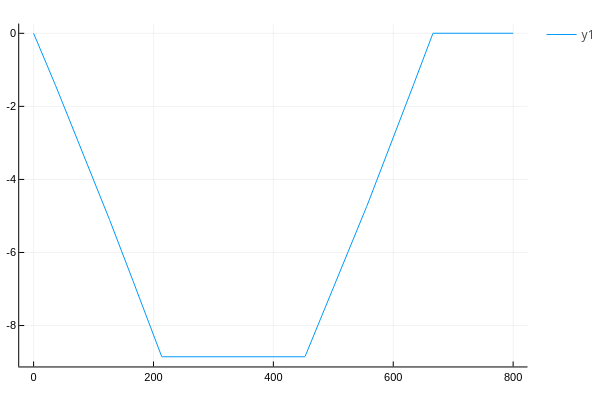

The notebook cell this image was saved under:
### Code cell
plot(tsamp,a1_mks-a0_mks)

### Figure 1 — Plotly figure (JSON) as saved in the notebook; plotly's stock layout.template omitted (floating-point values rounded to 4 significant figures; data arrays with more than 128 entries replaced by an {"elided": "..."} marker saying what was removed)
{"data": [{"colorbar": {"title": {"text": ""}}, "legendgroup": "y1", "line": {"color": "rgba(0, 154, 250, 1.000)", "dash": "solid", "shape": "linear", "width": 1}, "mode": "lines", "name": "y1", "showlegend": true, "type": "scatter", "x": {"elided": "1000 float values"}, "xaxis": "x", "y": {"elided": "1000 float values"}, "yaxis": "y", "zmax": null, "zmin": null}], "layout": {"annotations": [], "height": 400, "legend_position": {"bgcolor": "rgba(255, 255, 255, 1.000)", "bordercolor": "rgba(0, 0, 0, 1)", "borderwidth": 1, "font": {"color": "rgba(0, 0, 0, 1)", "family": "sans-serif", "size": 11}, "title": {"font": {"color": "rgba(0, 0, 0, 1)", "family": "sans-serif", "size": 15}, "text": ""}, "tracegroupgap": 0, "traceorder": "normal", "x": 1, "xanchor": "auto", "y": 1, "yanchor": "auto"}, "margin": {"b": 20, "l": 0, "r": 0, "t": 20}, "paper_bgcolor": "rgba(255, 255, 255, 1.000)", "plot_bgcolor": "rgba(255, 255, 255, 1.000)", "showlegend": true, "width": 600, "xaxis": {"anchor": "y", "domain": [0.03619, 0.9934], "gridcolor": "rgba(0, 0, 0, 0.1)", "gridwidth": 0.5, "linecolor": "rgba(0, 0, 0, 1)", "mirror": false, "range": [-24, 824], "showgrid": true, "showline": true, "showticklabels": true, "tickangle": 0, "tickcolor": "rgb(0, 0, 0)", "tickfont": {"color": "rgba(0, 0, 0, 1)", "family": "sans-serif", "size": 11}, "tickmode": "array", "ticks": "inside", "ticktext": ["0", "200", "400", "600", "800"], "tickvals": [0, 200, 400, 600, 800], "title": {"font": {"color": "rgba(0, 0, 0, 1)", "family": "sans-serif", "size": 15}, "text": ""}, "type": "linear", "visible": true, "zeroline": false, "zerolinecolor": "rgba(0, 0, 0, 1)"}, "yaxis": {"anchor": "x", "domain": [0.03762, 0.9902], "gridcolor": "rgba(0, 0, 0, 0.1)", "gridwidth": 0.5, "linecolor": "rgba(0, 0, 0, 1)", "mirror": false, "range": [-9.12, 0.2674], "showgrid": true, "showline": true, "showticklabels": true, "tickangle": 0, "tickcolor": "rgb(0, 0, 0)", "tickfont": {"color": "rgba(0, 0, 0, 1)", "family": "sans-serif", "size": 11}, "tickmode": "array", "ticks": "inside", "ticktext": ["-8", "-6", "-4", "-2", "0"], "tickvals": [-8, -6, -4, -2, 0], "title": {"font": {"color": "rgba(0, 0, 0, 1)", "family": "sans-serif", "size": 15}, "text": ""}, "type": "linear", "visible": true, "zeroline": false, "zerolinecolor": "rgba(0, 0, 0, 1)"}}}
